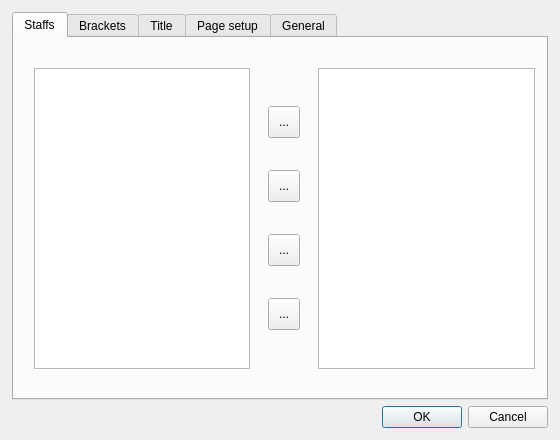
<?xml version="1.0" encoding="UTF-8"?>
<ui version="4.0">
 <class>CLayoutWizard</class>
 <widget class="QDialog" name="CLayoutWizard">
  <property name="geometry">
   <rect>
    <x>0</x>
    <y>0</y>
    <width>569</width>
    <height>453</height>
   </rect>
  </property>
  <property name="sizePolicy">
   <sizepolicy hsizetype="Fixed" vsizetype="Fixed">
    <horstretch>0</horstretch>
    <verstretch>0</verstretch>
   </sizepolicy>
  </property>
  <property name="windowTitle">
   <string>Dialog</string>
  </property>
  <property name="modal">
   <bool>false</bool>
  </property>
  <layout class="QVBoxLayout" name="verticalLayout_3">
   <property name="spacing">
    <number>-1</number>
   </property>
   <property name="sizeConstraint">
    <enum>QLayout::SetFixedSize</enum>
   </property>
   <property name="margin">
    <number>12</number>
   </property>
   <item>
    <widget class="QTabWidget" name="tabWidget">
     <property name="minimumSize">
      <size>
       <width>536</width>
       <height>388</height>
      </size>
     </property>
     <property name="tabShape">
      <enum>QTabWidget::Rounded</enum>
     </property>
     <property name="currentIndex">
      <number>0</number>
     </property>
     <property name="iconSize">
      <size>
       <width>16</width>
       <height>16</height>
      </size>
     </property>
     <property name="elideMode">
      <enum>Qt::ElideRight</enum>
     </property>
     <property name="documentMode">
      <bool>false</bool>
     </property>
     <property name="movable">
      <bool>false</bool>
     </property>
     <widget class="QWidget" name="tab">
      <attribute name="icon">
       <iconset resource="ObjectComposerXML.qrc">
        <normaloff>:/treble_clef.png</normaloff>:/treble_clef.png</iconset>
      </attribute>
      <attribute name="title">
       <string>Staffs</string>
      </attribute>
      <widget class="QWidget" name="horizontalLayoutWidget">
       <property name="geometry">
        <rect>
         <x>20</x>
         <y>30</y>
         <width>501</width>
         <height>301</height>
        </rect>
       </property>
       <layout class="QHBoxLayout" name="horizontalLayout">
        <item>
         <widget class="QListWidget" name="StaffListLeft">
          <property name="editTriggers">
           <set>QAbstractItemView::NoEditTriggers</set>
          </property>
          <property name="selectionMode">
           <enum>QAbstractItemView::MultiSelection</enum>
          </property>
         </widget>
        </item>
        <item>
         <layout class="QVBoxLayout" name="verticalLayout">
          <property name="margin">
           <number>12</number>
          </property>
          <item>
           <widget class="QToolButton" name="toolButton">
            <property name="minimumSize">
             <size>
              <width>32</width>
              <height>32</height>
             </size>
            </property>
            <property name="maximumSize">
             <size>
              <width>32</width>
              <height>32</height>
             </size>
            </property>
            <property name="toolTip">
             <string>Include All</string>
            </property>
            <property name="text">
             <string>...</string>
            </property>
            <property name="icon">
             <iconset resource="ObjectComposerXML.qrc">
              <normaloff>:/mini/mini/fast_forward.png</normaloff>:/mini/mini/fast_forward.png</iconset>
            </property>
            <property name="iconSize">
             <size>
              <width>24</width>
              <height>24</height>
             </size>
            </property>
           </widget>
          </item>
          <item>
           <widget class="QToolButton" name="toolButton_2">
            <property name="minimumSize">
             <size>
              <width>32</width>
              <height>32</height>
             </size>
            </property>
            <property name="maximumSize">
             <size>
              <width>32</width>
              <height>32</height>
             </size>
            </property>
            <property name="toolTip">
             <string>Include</string>
            </property>
            <property name="text">
             <string>...</string>
            </property>
            <property name="icon">
             <iconset resource="ObjectComposerXML.qrc">
              <normaloff>:/mini/mini/play.png</normaloff>:/mini/mini/play.png</iconset>
            </property>
            <property name="iconSize">
             <size>
              <width>24</width>
              <height>24</height>
             </size>
            </property>
           </widget>
          </item>
          <item>
           <widget class="QToolButton" name="toolButton_3">
            <property name="minimumSize">
             <size>
              <width>32</width>
              <height>32</height>
             </size>
            </property>
            <property name="maximumSize">
             <size>
              <width>32</width>
              <height>32</height>
             </size>
            </property>
            <property name="toolTip">
             <string>Exclude</string>
            </property>
            <property name="text">
             <string>...</string>
            </property>
            <property name="icon">
             <iconset resource="ObjectComposerXML.qrc">
              <normaloff>:/mini/mini/back.png</normaloff>:/mini/mini/back.png</iconset>
            </property>
            <property name="iconSize">
             <size>
              <width>24</width>
              <height>24</height>
             </size>
            </property>
           </widget>
          </item>
          <item>
           <widget class="QToolButton" name="toolButton_4">
            <property name="minimumSize">
             <size>
              <width>32</width>
              <height>32</height>
             </size>
            </property>
            <property name="maximumSize">
             <size>
              <width>32</width>
              <height>32</height>
             </size>
            </property>
            <property name="toolTip">
             <string>Exclude All</string>
            </property>
            <property name="text">
             <string>...</string>
            </property>
            <property name="icon">
             <iconset resource="ObjectComposerXML.qrc">
              <normaloff>:/mini/mini/rewind.png</normaloff>:/mini/mini/rewind.png</iconset>
            </property>
            <property name="iconSize">
             <size>
              <width>24</width>
              <height>24</height>
             </size>
            </property>
           </widget>
          </item>
         </layout>
        </item>
        <item>
         <widget class="QListWidget" name="StaffListRight">
          <property name="editTriggers">
           <set>QAbstractItemView::NoEditTriggers</set>
          </property>
          <property name="dragDropMode">
           <enum>QAbstractItemView::InternalMove</enum>
          </property>
          <property name="selectionMode">
           <enum>QAbstractItemView::MultiSelection</enum>
          </property>
         </widget>
        </item>
       </layout>
      </widget>
     </widget>
     <widget class="QWidget" name="tab_2">
      <attribute name="icon">
       <iconset resource="ObjectComposerXML.qrc">
        <normaloff>:/bracket.png</normaloff>:/bracket.png</iconset>
      </attribute>
      <attribute name="title">
       <string>Brackets</string>
      </attribute>
      <widget class="QWidget" name="formLayoutWidget_2">
       <property name="geometry">
        <rect>
         <x>100</x>
         <y>10</y>
         <width>331</width>
         <height>331</height>
        </rect>
       </property>
       <layout class="QVBoxLayout" name="verticalLayout_2">
        <property name="spacing">
         <number>4</number>
        </property>
        <item>
         <widget class="QTableWidget" name="BracketsTable">
          <property name="minimumSize">
           <size>
            <width>300</width>
            <height>270</height>
           </size>
          </property>
          <property name="font">
           <font>
            <pointsize>12</pointsize>
           </font>
          </property>
          <property name="editTriggers">
           <set>QAbstractItemView::NoEditTriggers</set>
          </property>
          <property name="selectionMode">
           <enum>QAbstractItemView::ContiguousSelection</enum>
          </property>
          <property name="selectionBehavior">
           <enum>QAbstractItemView::SelectRows</enum>
          </property>
          <property name="showGrid">
           <bool>false</bool>
          </property>
          <property name="cornerButtonEnabled">
           <bool>true</bool>
          </property>
          <property name="columnCount">
           <number>4</number>
          </property>
          <attribute name="horizontalHeaderVisible">
           <bool>false</bool>
          </attribute>
          <attribute name="horizontalHeaderStretchLastSection">
           <bool>true</bool>
          </attribute>
          <attribute name="verticalHeaderVisible">
           <bool>false</bool>
          </attribute>
          <attribute name="verticalHeaderStretchLastSection">
           <bool>false</bool>
          </attribute>
          <column/>
          <column/>
          <column/>
          <column/>
         </widget>
        </item>
        <item>
         <layout class="QHBoxLayout" name="horizontalLayout_5">
          <property name="spacing">
           <number>0</number>
          </property>
          <item>
           <widget class="QToolButton" name="toolButton_5">
            <property name="minimumSize">
             <size>
              <width>24</width>
              <height>24</height>
             </size>
            </property>
            <property name="maximumSize">
             <size>
              <width>24</width>
              <height>24</height>
             </size>
            </property>
            <property name="font">
             <font>
              <pointsize>16</pointsize>
             </font>
            </property>
            <property name="toolTip">
             <string>Add Square Bracket</string>
            </property>
            <property name="text">
             <string>[</string>
            </property>
           </widget>
          </item>
          <item>
           <widget class="QToolButton" name="toolButton_6">
            <property name="minimumSize">
             <size>
              <width>24</width>
              <height>24</height>
             </size>
            </property>
            <property name="maximumSize">
             <size>
              <width>24</width>
              <height>24</height>
             </size>
            </property>
            <property name="font">
             <font>
              <pointsize>16</pointsize>
             </font>
            </property>
            <property name="toolTip">
             <string>Add Curly Bracket</string>
            </property>
            <property name="text">
             <string>{</string>
            </property>
           </widget>
          </item>
          <item>
           <widget class="QToolButton" name="toolButton_7">
            <property name="minimumSize">
             <size>
              <width>24</width>
              <height>24</height>
             </size>
            </property>
            <property name="maximumSize">
             <size>
              <width>24</width>
              <height>24</height>
             </size>
            </property>
            <property name="font">
             <font>
              <pointsize>16</pointsize>
             </font>
            </property>
            <property name="toolTip">
             <string>Remove Brackets</string>
            </property>
            <property name="text">
             <string>-</string>
            </property>
           </widget>
          </item>
          <item>
           <spacer name="horizontalSpacer">
            <property name="orientation">
             <enum>Qt::Horizontal</enum>
            </property>
            <property name="sizeHint" stdset="0">
             <size>
              <width>40</width>
              <height>20</height>
             </size>
            </property>
           </spacer>
          </item>
         </layout>
        </item>
       </layout>
      </widget>
     </widget>
     <widget class="QWidget" name="tab_4">
      <attribute name="icon">
       <iconset resource="ObjectComposerXML.qrc">
        <normaloff>:/font.png</normaloff>:/font.png</iconset>
      </attribute>
      <attribute name="title">
       <string>Title</string>
      </attribute>
      <widget class="QWidget" name="gridLayoutWidget_2">
       <property name="geometry">
        <rect>
         <x>10</x>
         <y>0</y>
         <width>521</width>
         <height>361</height>
        </rect>
       </property>
       <layout class="QGridLayout" name="gridLayout_2">
        <property name="horizontalSpacing">
         <number>6</number>
        </property>
        <property name="verticalSpacing">
         <number>0</number>
        </property>
        <property name="topMargin">
         <number>0</number>
        </property>
        <property name="rightMargin">
         <number>0</number>
        </property>
        <property name="bottomMargin">
         <number>0</number>
        </property>
        <item row="0" column="0" colspan="2">
         <widget class="QFontWidget" name="TitleBox">
          <property name="minimumSize">
           <size>
            <width>0</width>
            <height>0</height>
           </size>
          </property>
          <property name="maximumSize">
           <size>
            <width>16777215</width>
            <height>16777215</height>
           </size>
          </property>
          <property name="focusPolicy">
           <enum>Qt::NoFocus</enum>
          </property>
          <property name="title">
           <string>Title</string>
          </property>
         </widget>
        </item>
        <item row="1" column="0" colspan="2">
         <widget class="QFontWidget" name="SubtitleBox">
          <property name="focusPolicy">
           <enum>Qt::NoFocus</enum>
          </property>
          <property name="title">
           <string>Subtitle</string>
          </property>
         </widget>
        </item>
        <item row="3" column="1">
         <widget class="QFontWidget" name="ComposerBox">
          <property name="focusPolicy">
           <enum>Qt::NoFocus</enum>
          </property>
          <property name="title">
           <string>Composer</string>
          </property>
         </widget>
        </item>
        <item row="3" column="0">
         <widget class="QFontWidget" name="StaffNamesBox">
          <property name="focusPolicy">
           <enum>Qt::NoFocus</enum>
          </property>
          <property name="title">
           <string>Staff Names</string>
          </property>
         </widget>
        </item>
       </layout>
      </widget>
     </widget>
     <widget class="QWidget" name="tab_5">
      <attribute name="icon">
       <iconset resource="ObjectComposerXML.qrc">
        <normaloff>:/page.png</normaloff>:/page.png</iconset>
      </attribute>
      <attribute name="title">
       <string>Page setup</string>
      </attribute>
      <widget class="QWidget" name="gridLayoutWidget">
       <property name="geometry">
        <rect>
         <x>10</x>
         <y>0</y>
         <width>521</width>
         <height>351</height>
        </rect>
       </property>
       <layout class="QGridLayout" name="gridLayout">
        <property name="leftMargin">
         <number>4</number>
        </property>
        <property name="topMargin">
         <number>0</number>
        </property>
        <property name="rightMargin">
         <number>4</number>
        </property>
        <property name="bottomMargin">
         <number>0</number>
        </property>
        <item row="0" column="0">
         <widget class="CMeasureControl" name="topMargin">
          <property name="title">
           <string>Top Margin</string>
          </property>
         </widget>
        </item>
        <item row="1" column="0">
         <widget class="CMeasureControl" name="leftMargin">
          <property name="title">
           <string>Left Margin</string>
          </property>
         </widget>
        </item>
        <item row="2" column="0">
         <widget class="CMeasureControl" name="rightMargin">
          <property name="title">
           <string>Right Margin</string>
          </property>
         </widget>
        </item>
        <item row="3" column="0">
         <widget class="CMeasureControl" name="bottomMargin">
          <property name="title">
           <string>Bottom Margin</string>
          </property>
          <property name="checkable">
           <bool>false</bool>
          </property>
         </widget>
        </item>
        <item row="0" column="1" rowspan="4">
         <widget class="QGraphicsView" name="graphicsView"/>
        </item>
       </layout>
      </widget>
     </widget>
     <widget class="QWidget" name="tab_3">
      <attribute name="icon">
       <iconset resource="ObjectComposerXML.qrc">
        <normaloff>:/measure.png</normaloff>:/measure.png</iconset>
      </attribute>
      <attribute name="title">
       <string>General</string>
      </attribute>
      <widget class="QWidget" name="formLayoutWidget">
       <property name="geometry">
        <rect>
         <x>10</x>
         <y>0</y>
         <width>521</width>
         <height>392</height>
        </rect>
       </property>
       <layout class="QFormLayout" name="formLayout">
        <property name="fieldGrowthPolicy">
         <enum>QFormLayout::FieldsStayAtSizeHint</enum>
        </property>
        <item row="0" column="0">
         <spacer name="verticalSpacer">
          <property name="orientation">
           <enum>Qt::Vertical</enum>
          </property>
          <property name="sizeHint" stdset="0">
           <size>
            <width>20</width>
            <height>10</height>
           </size>
          </property>
         </spacer>
        </item>
        <item row="1" column="0">
         <widget class="QLabel" name="label">
          <property name="text">
           <string>Layout Name:</string>
          </property>
         </widget>
        </item>
        <item row="1" column="1">
         <widget class="QLineEdit" name="Name"/>
        </item>
        <item row="2" column="0">
         <widget class="QLabel" name="label_2">
          <property name="text">
           <string>Layout Type:</string>
          </property>
         </widget>
        </item>
        <item row="2" column="1">
         <widget class="QComboBox" name="Type"/>
        </item>
        <item row="4" column="0">
         <widget class="QLabel" name="label_14">
          <property name="text">
           <string>Hide Bar Numbers:</string>
          </property>
         </widget>
        </item>
        <item row="4" column="1">
         <widget class="QCheckBox" name="HideBarNumbers">
          <property name="text">
           <string/>
          </property>
         </widget>
        </item>
        <item row="5" column="0">
         <widget class="QLabel" name="label_11">
          <property name="text">
           <string>Bar Numbering Offset:</string>
          </property>
         </widget>
        </item>
        <item row="5" column="1">
         <widget class="QSpinBox" name="BarNumberOffset">
          <property name="minimum">
           <number>-99</number>
          </property>
         </widget>
        </item>
        <item row="8" column="0">
         <widget class="QLabel" name="label_12">
          <property name="text">
           <string>Master Staff:</string>
          </property>
         </widget>
        </item>
        <item row="8" column="1">
         <widget class="QComboBox" name="MasterStaff"/>
        </item>
        <item row="10" column="0">
         <widget class="QLabel" name="label_4">
          <property name="text">
           <string>Show Staff Abbreviations:</string>
          </property>
         </widget>
        </item>
        <item row="10" column="1">
         <widget class="QComboBox" name="ShowNames"/>
        </item>
        <item row="11" column="0">
         <widget class="QLabel" name="label_5">
          <property name="text">
           <string>Show all Staffs on Page 1:</string>
          </property>
         </widget>
        </item>
        <item row="11" column="1">
         <widget class="QCheckBox" name="ShowAllStaffs">
          <property name="text">
           <string/>
          </property>
         </widget>
        </item>
        <item row="13" column="0">
         <widget class="QLabel" name="label_3">
          <property name="text">
           <string>Show transposing Instruments as they Sound:</string>
          </property>
         </widget>
        </item>
        <item row="13" column="1">
         <widget class="QCheckBox" name="ShowAsSound">
          <property name="text">
           <string/>
          </property>
         </widget>
        </item>
        <item row="3" column="1">
         <spacer name="verticalSpacer_4">
          <property name="orientation">
           <enum>Qt::Vertical</enum>
          </property>
          <property name="sizeHint" stdset="0">
           <size>
            <width>20</width>
            <height>10</height>
           </size>
          </property>
         </spacer>
        </item>
        <item row="9" column="1">
         <spacer name="verticalSpacer_5">
          <property name="orientation">
           <enum>Qt::Vertical</enum>
          </property>
          <property name="sizeHint" stdset="0">
           <size>
            <width>20</width>
            <height>10</height>
           </size>
          </property>
         </spacer>
        </item>
        <item row="12" column="1">
         <spacer name="verticalSpacer_6">
          <property name="orientation">
           <enum>Qt::Vertical</enum>
          </property>
          <property name="sizeHint" stdset="0">
           <size>
            <width>20</width>
            <height>10</height>
           </size>
          </property>
         </spacer>
        </item>
        <item row="14" column="1">
         <spacer name="verticalSpacer_7">
          <property name="orientation">
           <enum>Qt::Vertical</enum>
          </property>
          <property name="sizeHint" stdset="0">
           <size>
            <width>20</width>
            <height>10</height>
           </size>
          </property>
         </spacer>
        </item>
        <item row="7" column="1">
         <layout class="QVBoxLayout" name="verticalLayout_4">
          <property name="spacing">
           <number>0</number>
          </property>
          <item>
           <widget class="QSlider" name="NoteSpace">
            <property name="minimumSize">
             <size>
              <width>144</width>
              <height>0</height>
             </size>
            </property>
            <property name="minimum">
             <number>-8</number>
            </property>
            <property name="maximum">
             <number>16</number>
            </property>
            <property name="pageStep">
             <number>8</number>
            </property>
            <property name="orientation">
             <enum>Qt::Horizontal</enum>
            </property>
            <property name="tickPosition">
             <enum>QSlider::NoTicks</enum>
            </property>
            <property name="tickInterval">
             <number>3</number>
            </property>
           </widget>
          </item>
          <item>
           <widget class="QLabel" name="SpacingLabel">
            <property name="font">
             <font>
              <pointsize>10</pointsize>
             </font>
            </property>
            <property name="text">
             <string/>
            </property>
           </widget>
          </item>
         </layout>
        </item>
        <item row="7" column="0">
         <widget class="QLabel" name="label_10">
          <property name="text">
           <string>Note Spacing:</string>
          </property>
         </widget>
        </item>
       </layout>
      </widget>
     </widget>
    </widget>
   </item>
   <item>
    <widget class="QDialogButtonBox" name="buttonBox">
     <property name="orientation">
      <enum>Qt::Horizontal</enum>
     </property>
     <property name="standardButtons">
      <set>QDialogButtonBox::Cancel|QDialogButtonBox::Ok</set>
     </property>
    </widget>
   </item>
  </layout>
 </widget>
 <customwidgets>
  <customwidget>
   <class>CMeasureControl</class>
   <extends>QGroupBox</extends>
   <header>cmeasurecontrol.h</header>
   <container>1</container>
  </customwidget>
  <customwidget>
   <class>QFontWidget</class>
   <extends>QGroupBox</extends>
   <header>qfontwidget.h</header>
   <container>1</container>
  </customwidget>
 </customwidgets>
 <tabstops>
  <tabstop>StaffListLeft</tabstop>
  <tabstop>toolButton</tabstop>
  <tabstop>toolButton_2</tabstop>
  <tabstop>toolButton_3</tabstop>
  <tabstop>toolButton_4</tabstop>
  <tabstop>StaffListRight</tabstop>
  <tabstop>BracketsTable</tabstop>
  <tabstop>toolButton_5</tabstop>
  <tabstop>toolButton_6</tabstop>
  <tabstop>toolButton_7</tabstop>
  <tabstop>Name</tabstop>
  <tabstop>Type</tabstop>
  <tabstop>HideBarNumbers</tabstop>
  <tabstop>BarNumberOffset</tabstop>
  <tabstop>MasterStaff</tabstop>
  <tabstop>ShowNames</tabstop>
  <tabstop>ShowAllStaffs</tabstop>
  <tabstop>ShowAsSound</tabstop>
  <tabstop>buttonBox</tabstop>
  <tabstop>tabWidget</tabstop>
  <tabstop>graphicsView</tabstop>
  <tabstop>TitleBox</tabstop>
 </tabstops>
 <resources>
  <include location="ObjectComposerXML.qrc"/>
 </resources>
 <connections>
  <connection>
   <sender>buttonBox</sender>
   <signal>accepted()</signal>
   <receiver>CLayoutWizard</receiver>
   <slot>accept()</slot>
   <hints>
    <hint type="sourcelabel">
     <x>428</x>
     <y>414</y>
    </hint>
    <hint type="destinationlabel">
     <x>157</x>
     <y>274</y>
    </hint>
   </hints>
  </connection>
  <connection>
   <sender>buttonBox</sender>
   <signal>rejected()</signal>
   <receiver>CLayoutWizard</receiver>
   <slot>reject()</slot>
   <hints>
    <hint type="sourcelabel">
     <x>496</x>
     <y>420</y>
    </hint>
    <hint type="destinationlabel">
     <x>286</x>
     <y>274</y>
    </hint>
   </hints>
  </connection>
  <connection>
   <sender>toolButton</sender>
   <signal>clicked()</signal>
   <receiver>CLayoutWizard</receiver>
   <slot>MoveAllRight()</slot>
   <hints>
    <hint type="sourcelabel">
     <x>300</x>
     <y>140</y>
    </hint>
    <hint type="destinationlabel">
     <x>561</x>
     <y>61</y>
    </hint>
   </hints>
  </connection>
  <connection>
   <sender>toolButton_2</sender>
   <signal>clicked()</signal>
   <receiver>CLayoutWizard</receiver>
   <slot>MoveRight()</slot>
   <hints>
    <hint type="sourcelabel">
     <x>300</x>
     <y>204</y>
    </hint>
    <hint type="destinationlabel">
     <x>561</x>
     <y>149</y>
    </hint>
   </hints>
  </connection>
  <connection>
   <sender>toolButton_3</sender>
   <signal>clicked()</signal>
   <receiver>CLayoutWizard</receiver>
   <slot>MoveLeft()</slot>
   <hints>
    <hint type="sourcelabel">
     <x>300</x>
     <y>268</y>
    </hint>
    <hint type="destinationlabel">
     <x>579</x>
     <y>241</y>
    </hint>
   </hints>
  </connection>
  <connection>
   <sender>toolButton_4</sender>
   <signal>clicked()</signal>
   <receiver>CLayoutWizard</receiver>
   <slot>MoveAllLeft()</slot>
   <hints>
    <hint type="sourcelabel">
     <x>300</x>
     <y>332</y>
    </hint>
    <hint type="destinationlabel">
     <x>565</x>
     <y>296</y>
    </hint>
   </hints>
  </connection>
  <connection>
   <sender>tabWidget</sender>
   <signal>currentChanged(int)</signal>
   <receiver>CLayoutWizard</receiver>
   <slot>TabChanged(int)</slot>
   <hints>
    <hint type="sourcelabel">
     <x>282</x>
     <y>12</y>
    </hint>
    <hint type="destinationlabel">
     <x>571</x>
     <y>76</y>
    </hint>
   </hints>
  </connection>
  <connection>
   <sender>toolButton_5</sender>
   <signal>clicked()</signal>
   <receiver>CLayoutWizard</receiver>
   <slot>AddSquare()</slot>
   <hints>
    <hint type="sourcelabel">
     <x>141</x>
     <y>139</y>
    </hint>
    <hint type="destinationlabel">
     <x>562</x>
     <y>131</y>
    </hint>
   </hints>
  </connection>
  <connection>
   <sender>toolButton_6</sender>
   <signal>clicked()</signal>
   <receiver>CLayoutWizard</receiver>
   <slot>AddCurly()</slot>
   <hints>
    <hint type="sourcelabel">
     <x>141</x>
     <y>192</y>
    </hint>
    <hint type="destinationlabel">
     <x>559</x>
     <y>177</y>
    </hint>
   </hints>
  </connection>
  <connection>
   <sender>toolButton_7</sender>
   <signal>clicked()</signal>
   <receiver>CLayoutWizard</receiver>
   <slot>RemoveBracket()</slot>
   <hints>
    <hint type="sourcelabel">
     <x>141</x>
     <y>245</y>
    </hint>
    <hint type="destinationlabel">
     <x>566</x>
     <y>247</y>
    </hint>
   </hints>
  </connection>
 </connections>
 <slots>
  <slot>MoveRight()</slot>
  <slot>MoveLeft()</slot>
  <slot>MoveAllRight()</slot>
  <slot>MoveAllLeft()</slot>
  <slot>TabChanged(int)</slot>
  <slot>AddSquare()</slot>
  <slot>AddCurly()</slot>
  <slot>RemoveBracket()</slot>
  <slot>ChangeTitleFont()</slot>
  <slot>ChangeSubtitleFont()</slot>
  <slot>ChangeComposerFont()</slot>
  <slot>ChangeNamesFont()</slot>
 </slots>
</ui>
